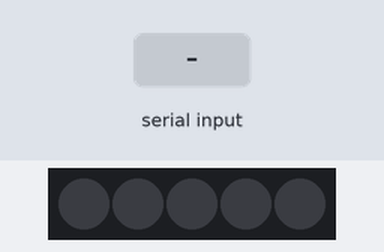
The program below on a simulated Seeed XIAO (SAMD21). Parts: 5 RGB LEDs in strip order, left to right. Inputs (shaded band) come from the test bench. Dim RGB values are drawn brighter than linear; the strip is taken to match the declared colour order.

Above: at 1.8 s.
1.9 s: "1\n" received over Serial
At 3.0 s:
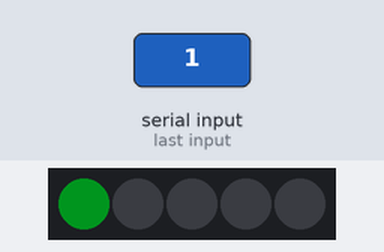
3.5 s: "0\n" received over Serial
At 4.1 s:
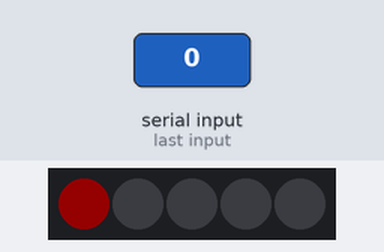
Timing chart, 0 to 17.0 s (numbered marks = the images above; inputs shaded):
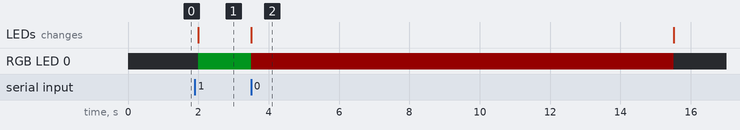

Measured:
- after the input at 1.9 s, RGB LED 0: off → RGB(0, 20, 4) after 0.10 s; the LEDs: change after 0.10 s (image 1)
- after the input at 3.5 s, the LEDs: change at once (image 2)

The program:

main.cpp
```cpp
#include <Arduino.h>
#include <string.h>
#include <Adafruit_NeoPixel.h>
#define LED_COUNT 5
#define LED_PIN 3

Adafruit_NeoPixel pixels(LED_COUNT, LED_PIN, NEO_RGB + NEO_KHZ800);

int lastSerialTime_ms = 0;
const int luminus = 20;
auto correctColor = pixels.Color(0, luminus, luminus*0.2);
auto incorrectColor = pixels.Color(luminus, 0, 0);

void setup(){
  pixels.begin();
  pixels.clear();
  pixels.show();
  Serial.begin(9600);
}

void loop(){
  if (Serial.available() > 0){
    String receive = Serial.readStringUntil('\n');
    for(u_int i = 0; i < LED_COUNT; i++){
      if (i >= receive.length()){
        pixels.setPixelColor(i, pixels.Color(0, 0, 0));
        continue;
      }
      if (receive[i] == '1'){
        pixels.setPixelColor(i, correctColor);
      }else{
        pixels.setPixelColor(i, incorrectColor);
      }
    }
    lastSerialTime_ms = millis();
  }else{
    int currentTime_ms = millis();
    if(currentTime_ms - lastSerialTime_ms > 12000){
      for(int i = 0; i < LED_COUNT; i++){
        pixels.setPixelColor(i, pixels.Color(0, 0, 0));
      }
    }
  }
  pixels.show();
  delay(500);
  // pixels.clear();
}
```
